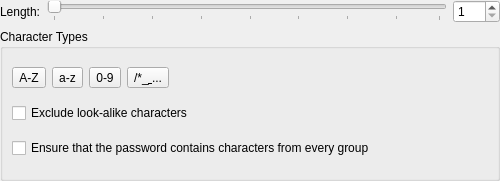
<?xml version="1.0" encoding="UTF-8"?>
<ui version="4.0">
 <class>HttpPasswordGeneratorWidget</class>
 <widget class="QWidget" name="HttpPasswordGeneratorWidget">
  <property name="geometry">
   <rect>
    <x>0</x>
    <y>0</y>
    <width>500</width>
    <height>181</height>
   </rect>
  </property>
  <property name="windowTitle">
   <string/>
  </property>
  <layout class="QVBoxLayout" name="verticalLayout_2">
   <property name="leftMargin">
    <number>0</number>
   </property>
   <property name="topMargin">
    <number>0</number>
   </property>
   <property name="rightMargin">
    <number>0</number>
   </property>
   <property name="bottomMargin">
    <number>0</number>
   </property>
   <item>
    <layout class="QGridLayout" name="gridLayout">
     <item row="1" column="0">
      <widget class="QLabel" name="labelLength">
       <property name="text">
        <string>Length:</string>
       </property>
      </widget>
     </item>
     <item row="1" column="1">
      <layout class="QHBoxLayout" name="horizontalLayout_4">
       <item>
        <widget class="QSlider" name="sliderLength">
         <property name="minimum">
          <number>1</number>
         </property>
         <property name="maximum">
          <number>64</number>
         </property>
         <property name="orientation">
          <enum>Qt::Horizontal</enum>
         </property>
         <property name="tickPosition">
          <enum>QSlider::TicksBelow</enum>
         </property>
         <property name="tickInterval">
          <number>8</number>
         </property>
        </widget>
       </item>
       <item>
        <widget class="QSpinBox" name="spinBoxLength">
         <property name="minimum">
          <number>1</number>
         </property>
         <property name="maximum">
          <number>999</number>
         </property>
        </widget>
       </item>
      </layout>
     </item>
    </layout>
   </item>
   <item>
    <widget class="QGroupBox" name="groupBox">
     <property name="title">
      <string>Character Types</string>
     </property>
     <layout class="QVBoxLayout" name="verticalLayout">
      <item>
       <layout class="QHBoxLayout" name="horizontalLayout_5">
        <item>
         <widget class="QToolButton" name="checkBoxUpper">
          <property name="toolTip">
           <string>Upper Case Letters</string>
          </property>
          <property name="text">
           <string>A-Z</string>
          </property>
          <property name="checkable">
           <bool>true</bool>
          </property>
          <attribute name="buttonGroup">
           <string notr="true">optionButtons</string>
          </attribute>
         </widget>
        </item>
        <item>
         <widget class="QToolButton" name="checkBoxLower">
          <property name="toolTip">
           <string>Lower Case Letters</string>
          </property>
          <property name="text">
           <string>a-z</string>
          </property>
          <property name="checkable">
           <bool>true</bool>
          </property>
          <attribute name="buttonGroup">
           <string notr="true">optionButtons</string>
          </attribute>
         </widget>
        </item>
        <item>
         <widget class="QToolButton" name="checkBoxNumbers">
          <property name="toolTip">
           <string>Numbers</string>
          </property>
          <property name="text">
           <string>0-9</string>
          </property>
          <property name="checkable">
           <bool>true</bool>
          </property>
          <attribute name="buttonGroup">
           <string notr="true">optionButtons</string>
          </attribute>
         </widget>
        </item>
        <item>
         <widget class="QToolButton" name="checkBoxSpecialChars">
          <property name="toolTip">
           <string>Special Characters</string>
          </property>
          <property name="text">
           <string>/*_&amp; ...</string>
          </property>
          <property name="checkable">
           <bool>true</bool>
          </property>
          <attribute name="buttonGroup">
           <string notr="true">optionButtons</string>
          </attribute>
         </widget>
        </item>
        <item>
         <spacer name="horizontalSpacer">
          <property name="orientation">
           <enum>Qt::Horizontal</enum>
          </property>
          <property name="sizeHint" stdset="0">
           <size>
            <width>40</width>
            <height>20</height>
           </size>
          </property>
         </spacer>
        </item>
       </layout>
      </item>
      <item>
       <widget class="QCheckBox" name="checkBoxExcludeAlike">
        <property name="text">
         <string>Exclude look-alike characters</string>
        </property>
        <attribute name="buttonGroup">
         <string notr="true">optionButtons</string>
        </attribute>
       </widget>
      </item>
      <item>
       <widget class="QCheckBox" name="checkBoxEnsureEvery">
        <property name="text">
         <string>Ensure that the password contains characters from every group</string>
        </property>
        <attribute name="buttonGroup">
         <string notr="true">optionButtons</string>
        </attribute>
       </widget>
      </item>
     </layout>
    </widget>
   </item>
  </layout>
 </widget>
 <tabstops>
  <tabstop>sliderLength</tabstop>
  <tabstop>spinBoxLength</tabstop>
  <tabstop>checkBoxUpper</tabstop>
  <tabstop>checkBoxLower</tabstop>
  <tabstop>checkBoxNumbers</tabstop>
  <tabstop>checkBoxSpecialChars</tabstop>
  <tabstop>checkBoxExcludeAlike</tabstop>
  <tabstop>checkBoxEnsureEvery</tabstop>
 </tabstops>
 <resources/>
 <connections/>
 <buttongroups>
  <buttongroup name="optionButtons">
   <property name="exclusive">
    <bool>false</bool>
   </property>
  </buttongroup>
 </buttongroups>
</ui>
